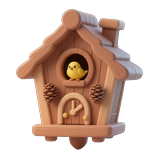
#> input picture app/assets/art/cuckoo.png, 160 x 160 px, given in place of old_man.png, which was not available
$ python compare.py out.png
#> lines starting #> are read from the running program, lines starting #| are printed output that depends on the picture; pictures that were not available may be replaced by others from this repository, and a replacement may not be noted
#!/usr/bin/env python3
"""Comparison sheet: current Fluent icon vs generated variants, at 160 px on card colour."""
import pathlib, sys
from PIL import Image, ImageDraw
ROOT = pathlib.Path(__file__).resolve().parents[2]
ROWS = {"grandpa": ("old_man", (0xFF, 0xD3, 0x6E)), "cuckoo": ("bird", (0x9B, 0xE7, 0xC4)),
        "quartz": ("gem_stone", (0xC8, 0xF2, 0xFF)), "atomic": ("atom_symbol", (0xD7, 0xC4, 0xFF))}
COLS = ["current", "zimage", "qwen-edit", "qwen"]
S, P, H = 160, 16, 24
sheet = Image.new("RGB", (P + len(COLS) * (S + P), H + P + len(ROWS) * (S + P)), "white")
#> sheet: PIL image 720x744 RGB; every value is 255
d = ImageDraw.Draw(sheet)
for c, name in enumerate(COLS):
    d.text((P + c * (S + P), 6), name, fill="black")
for r, (gid, (emoji, bg)) in enumerate(ROWS.items()):
    for c, name in enumerate(COLS):
        x, y = P + c * (S + P), H + P + r * (S + P)
        f = ROOT / ("app/assets/emoji/%s.png" % emoji if name == "current" else f"tools/art/out/{name}/{gid}_s1010.png")
        tile = Image.new("RGB", (S, S), bg)
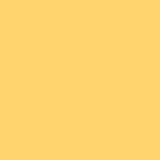
#> tile: PIL image 160x160 RGB; mean R, G, B 255, 211, 110
        im = Image.open(f).convert("RGBA")
#> im is the input picture: PIL image 160x160 RGBA; mean R, G, B, A 68.5, 46.6, 35.6, 107.1
        if name == "current":
            im = im.resize((int(S * .75),) * 2, Image.LANCZOS)
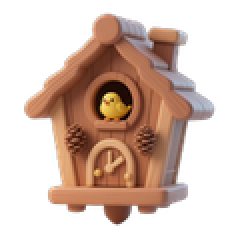
#> im: PIL image 120x120 RGBA (shown 2 times larger); mean R, G, B, A 72.9, 50.2, 38.9, 107.1; transparent parts drawn white
            tile.paste(im, ((S - im.width) // 2,) * 2, im)
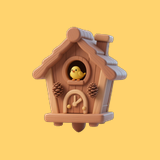
#> tile: PIL image 160x160 RGB; mean R, G, B 232.5, 186.7, 103.4
        else:
            tile = im.convert("RGB").resize((S, S), Image.LANCZOS)
        sheet.paste(tile, (x, y))
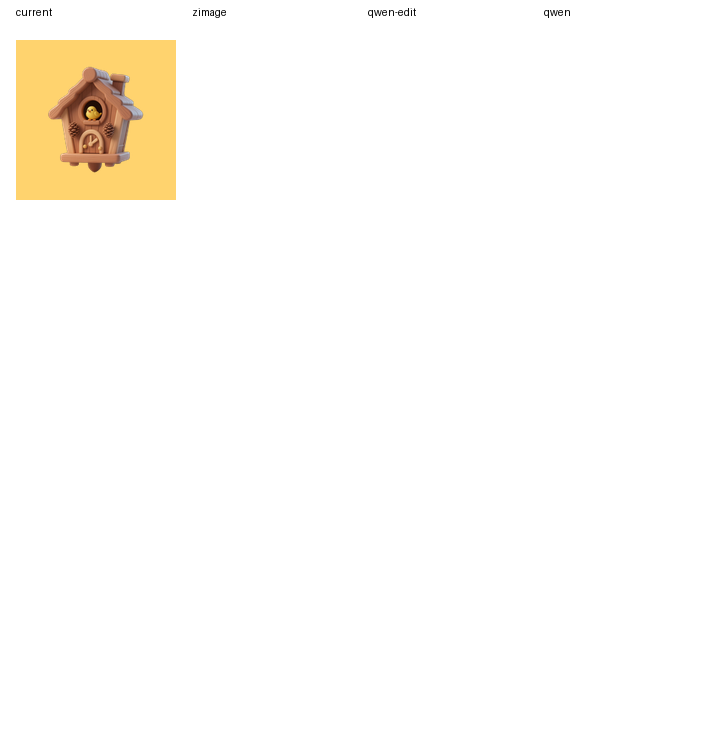
#> sheet: PIL image 720x744 RGB; mean R, G, B 253.8, 251.6, 247.6
#> (the run stopped early here; a loop or call above may not have finished)

$ run again, on app/assets/art/gps.png
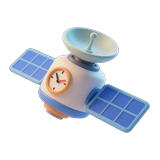
#> input picture app/assets/art/gps.png, 160 x 160 px, given in place of old_man.png, which was not available
#> im is the input picture: PIL image 160x160 RGBA; mean R, G, B, A 40.6, 44.4, 51.1, 72.4
#> im: PIL image 120x120 RGBA
#> `tile.paste(im, ((S - im.width) // 2,) * 2, im)`:
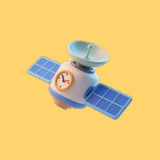
#> tile: PIL image 160x160 RGB; mean R, G, B 236.5, 201.6, 120.5
#> `sheet.paste(tile, (x, y))`:
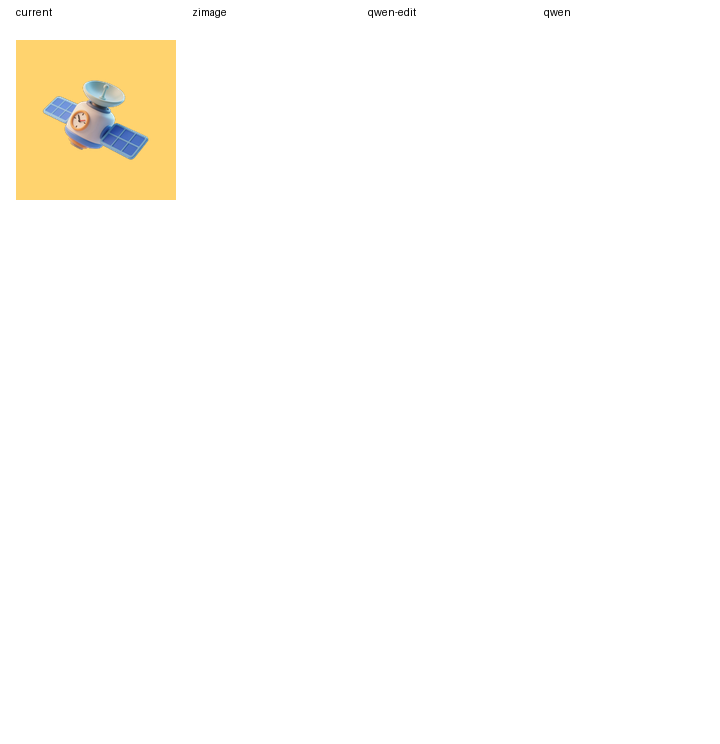
#> sheet: PIL image 720x744 RGB; mean R, G, B 254, 252.3, 248.4
